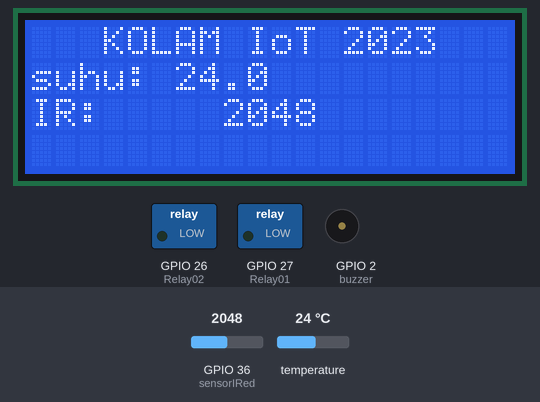
A sketch run on a simulated ESP32. Parts: 20×4 character LCD, switched loads named in the sketch (green lamp = pin HIGH), buzzer (waves = sounding, pin HIGH). The test bench sets the inputs (shaded band); at power-on: temperature 24 °C, GPIO 36 (sensorIRed) = 2048. What the sketch prints to the serial monitor is not drawn.

Above: at 4.4 s.
4.5 s: temperature set to 12 °C
At 6.0 s:
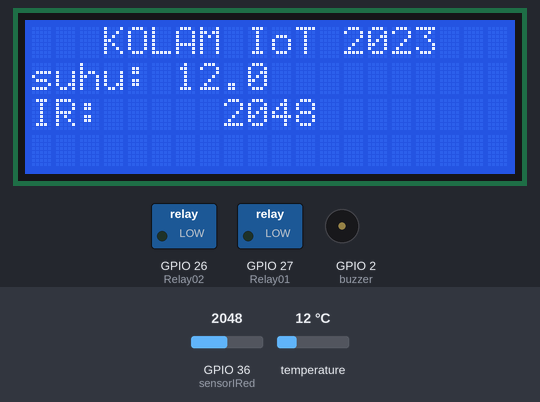
6.3 s: GPIO 36 (sensorIRed) set to 2866
At 7.4 s:
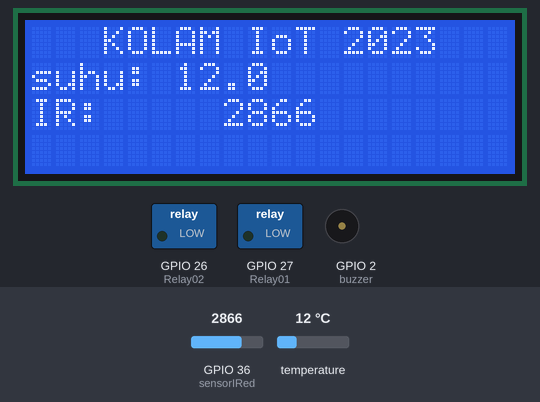
7.8 s: temperature set to 19 °C
9.4 s: GPIO 36 (sensorIRed) set to 3603
At 10.0 s:
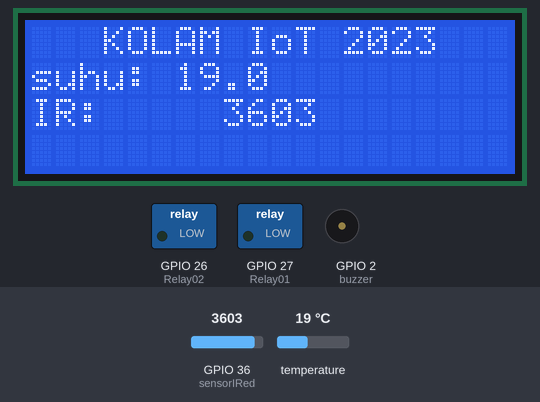
11.0 s: temperature set to 28 °C
At 12.2 s:
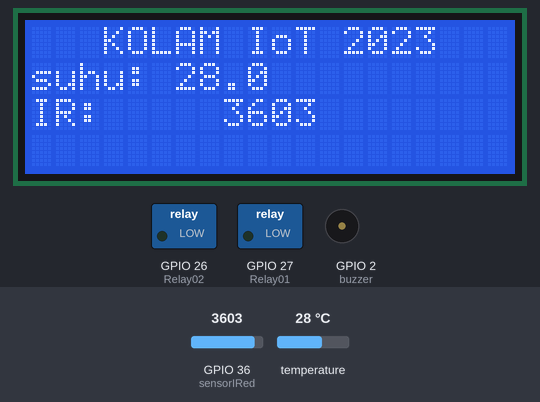
12.5 s: GPIO 36 (sensorIRed) set to 4095
At 13.7 s:
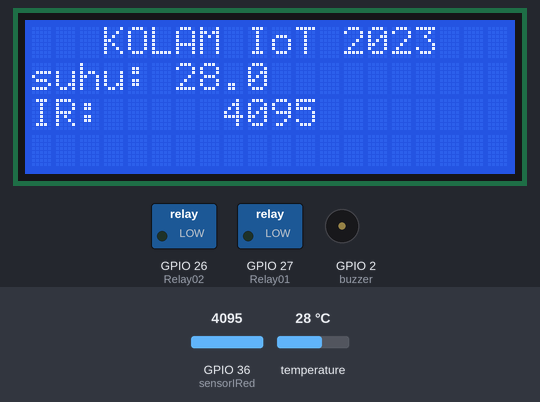
Timing chart, 0 to 15.1 s (numbered marks = the images above; inputs shaded):
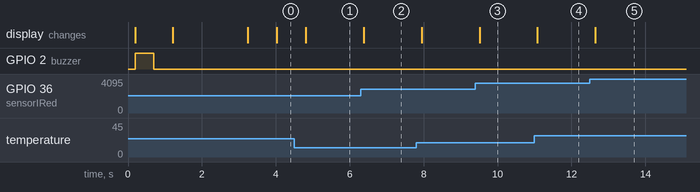

Measured:
- after the input at 4.5 s, the display: changes after 0.31 s (image 1)
- after the input at 6.3 s, the display: changes after 0.08 s (image 2)
- after the input at 9.4 s, the display: changes after 0.11 s (image 3)
- after the input at 11.0 s, the display: changes after 0.08 s (image 4)
- after the input at 12.5 s, the display: changes after 0.15 s (image 5)

The sketch:

RelayProjectBoard_LCD2004.ino
```cpp
#include <OneWire.h>
#include <DallasTemperature.h>
#include <SPI.h>
#include <Wire.h>
#include <LiquidCrystal_I2C.h>


//----ISTIHAR GPIO PIN anda kumpulkan disini ---------------------------------------------------------------------------------


//---=on board------
#define oneWireBus 15  //--SENSOR SUHU DS18B20
#define Relay01 27   //relay 1
#define Relay02 26   // relay 2
#define buzzer  2     // Buzzer
//--- device/sensor OFF board ------
#define sensorIRed  36
#define AnalogSensor2  35
#define temtLightSensor 39


#define ESPADC 4096.0   //the esp Analog Digital Convertion value
#define ESPVOLTAGE 3300 //the esp voltage supply value
#define PH_PIN 36   //the esp gpio data pin number
float voltage, phValue, temperature=25;


//----ISTIHAR LCD I2C --------------------------------------------------------------
LiquidCrystal_I2C lcd(0x27,20,4);


//----ISTIHAR SENSOR SUHU DS18B20 ---------------------------------------------------------------------

OneWire oneWire(oneWireBus);
DallasTemperature sensors(&oneWire);
//----------------------------------- end -------------------------------------------------------------

//---- PEMBOLEHUBAH DATA---------------------------------------------------------------------------------


float light;

//----------------------------------- end ---------------------------------------------


void setup() {
  pinMode (Relay01,OUTPUT);
  pinMode (Relay02,OUTPUT);
  pinMode (buzzer,OUTPUT);

  delay(100);
  digitalWrite(Relay01,LOW);
  digitalWrite(Relay02,LOW);
  digitalWrite(buzzer,LOW);


  Serial.begin(115200);
  sensors.begin();

  lcd.init();
  lcd.backlight();
  lcd.setCursor(0,0);
  lcd.print("System is starting..");
  digitalWrite(buzzer,HIGH);
  delay(500);
  digitalWrite(buzzer,LOW);
  delay(500);

  lcd.setCursor(0,1);
  lcd.print("ESP32 PROJECT BOARD ");
  delay(2000);
  lcd.clear();
  lcd.setCursor(0,0);
  lcd.print("   KOLAM IoT 2023   ");
}


void loop() {

    sensors.requestTemperatures(); // Send the command to get temperatures
    float tempC = sensors.getTempCByIndex(0);
    Serial.print("Sensor suhu : ");
    Serial.println(tempC);

    lcd.setCursor(0,1);
    lcd.print("suhu: ");
    lcd.setCursor(6,1);
    lcd.print(tempC,1);

  int dataIR = analogRead(sensorIRed);
  Serial.print("paras IR : ");
  Serial.println(dataIR);

  lcd.setCursor(0,2);
  lcd.print("IR: ");
  lcd.setCursor(8,2);
  lcd.print(dataIR);

}
```

sensorFunction.ino
```cpp
void sensorVar(){

  int dataVar = analogRead(AnalogSensor2);
  Serial.print("Sensor Ambient : ");
  Serial.println(dataVar);

  float ambient = dataVar * 0.0976;// percentage calculation
  Serial.print("peratus intensity : ");
  Serial.println(ambient,1);

  lcd.setCursor(0,2);
  lcd.print("cahaya: ");
  lcd.setCursor(8,2);
  lcd.print(dataVar);
}

void sensorsuhu(void)
{
  sensors.requestTemperatures(); // Send the command to get temperatures
  float tempC = sensors.getTempCByIndex(0);
  Serial.print("Sensor suhu : ");
  Serial.println(tempC);

  lcd.setCursor(0,1);
  lcd.print("suhu: ");
  lcd.setCursor(6,1);
  lcd.print(tempC,1);


}


void sensorIR(){

  int dataIR = analogRead(sensorIRed);
  Serial.print("paras IR : ");
  Serial.println(dataIR);

  //lcd.setCursor(0,2);
  //lcd.print("cahaya: ");
  //lcd.setCursor(8,2);
  //lcd.print(dataVar);


}
```
